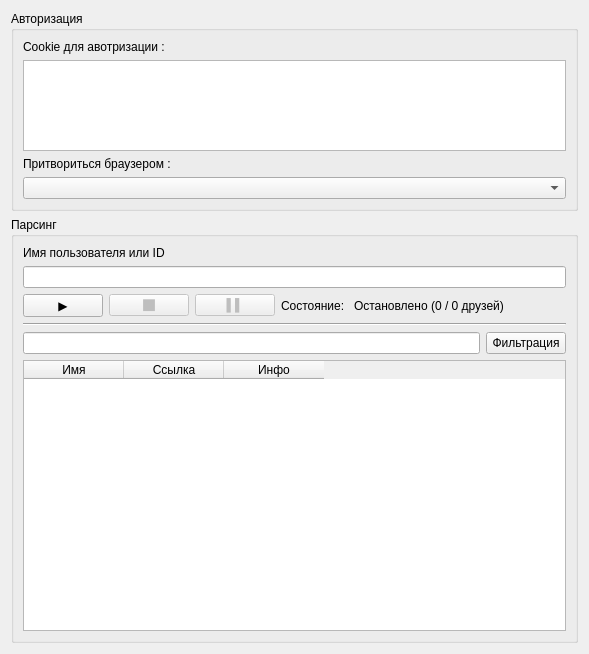
<?xml version="1.0" encoding="UTF-8"?>
<ui version="4.0">
 <class>MainWindow</class>
 <widget class="QWidget" name="MainWindow">
  <property name="geometry">
   <rect>
    <x>0</x>
    <y>0</y>
    <width>589</width>
    <height>654</height>
   </rect>
  </property>
  <property name="windowTitle">
   <string>Facebook Friends Parser</string>
  </property>
  <layout class="QVBoxLayout" name="verticalLayout">
   <item>
    <widget class="QGroupBox" name="gbAuth">
     <property name="maximumSize">
      <size>
       <width>16777215</width>
       <height>200</height>
      </size>
     </property>
     <property name="title">
      <string>Авторизация</string>
     </property>
     <layout class="QVBoxLayout" name="verticalLayout_2">
      <item>
       <widget class="QLabel" name="labelCookie">
        <property name="text">
         <string>Cookie для авотризации :</string>
        </property>
       </widget>
      </item>
      <item>
       <widget class="QPlainTextEdit" name="editCookie"/>
      </item>
      <item>
       <widget class="QLabel" name="labelBrowser">
        <property name="text">
         <string>Притвориться браузером :</string>
        </property>
       </widget>
      </item>
      <item>
       <widget class="QComboBox" name="comboBrowser">
        <property name="enabled">
         <bool>true</bool>
        </property>
       </widget>
      </item>
     </layout>
    </widget>
   </item>
   <item>
    <widget class="QGroupBox" name="gbParsing">
     <property name="title">
      <string>Парсинг</string>
     </property>
     <layout class="QVBoxLayout" name="verticalLayout_3">
      <item>
       <widget class="QLabel" name="labelUsername">
        <property name="text">
         <string>Имя пользователя или ID</string>
        </property>
       </widget>
      </item>
      <item>
       <widget class="QLineEdit" name="editUsername"/>
      </item>
      <item>
       <layout class="QHBoxLayout" name="hlControls">
        <item>
         <widget class="QPushButton" name="btnParseStart">
          <property name="sizePolicy">
           <sizepolicy hsizetype="Minimum" vsizetype="Fixed">
            <horstretch>0</horstretch>
            <verstretch>0</verstretch>
           </sizepolicy>
          </property>
          <property name="text">
           <string>▶</string>
          </property>
         </widget>
        </item>
        <item>
         <widget class="QPushButton" name="btnParseStop">
          <property name="enabled">
           <bool>false</bool>
          </property>
          <property name="text">
           <string>⬛</string>
          </property>
         </widget>
        </item>
        <item>
         <widget class="QPushButton" name="btnParsePause">
          <property name="enabled">
           <bool>false</bool>
          </property>
          <property name="text">
           <string>▌▌</string>
          </property>
         </widget>
        </item>
        <item>
         <widget class="QLabel" name="labelStatus">
          <property name="text">
           <string>Состояние: </string>
          </property>
         </widget>
        </item>
        <item>
         <widget class="QLabel" name="labelStatusName">
          <property name="text">
           <string>Остановлено (0 / 0 друзей)</string>
          </property>
         </widget>
        </item>
        <item>
         <spacer name="horizontalSpacer">
          <property name="orientation">
           <enum>Qt::Horizontal</enum>
          </property>
          <property name="sizeHint" stdset="0">
           <size>
            <width>40</width>
            <height>20</height>
           </size>
          </property>
         </spacer>
        </item>
       </layout>
      </item>
      <item>
       <widget class="Line" name="line">
        <property name="orientation">
         <enum>Qt::Horizontal</enum>
        </property>
       </widget>
      </item>
      <item>
       <layout class="QHBoxLayout" name="lhFilter">
        <item>
         <widget class="QLineEdit" name="editFilter"/>
        </item>
        <item>
         <widget class="QPushButton" name="btnFilter">
          <property name="enabled">
           <bool>true</bool>
          </property>
          <property name="text">
           <string>Фильтрация</string>
          </property>
         </widget>
        </item>
       </layout>
      </item>
      <item>
       <widget class="QTableWidget" name="tableWidget">
        <column>
         <property name="text">
          <string>Имя</string>
         </property>
        </column>
        <column>
         <property name="text">
          <string>Ссылка</string>
         </property>
        </column>
        <column>
         <property name="text">
          <string>Инфо</string>
         </property>
        </column>
       </widget>
      </item>
     </layout>
    </widget>
   </item>
  </layout>
 </widget>
 <resources/>
 <connections/>
</ui>
